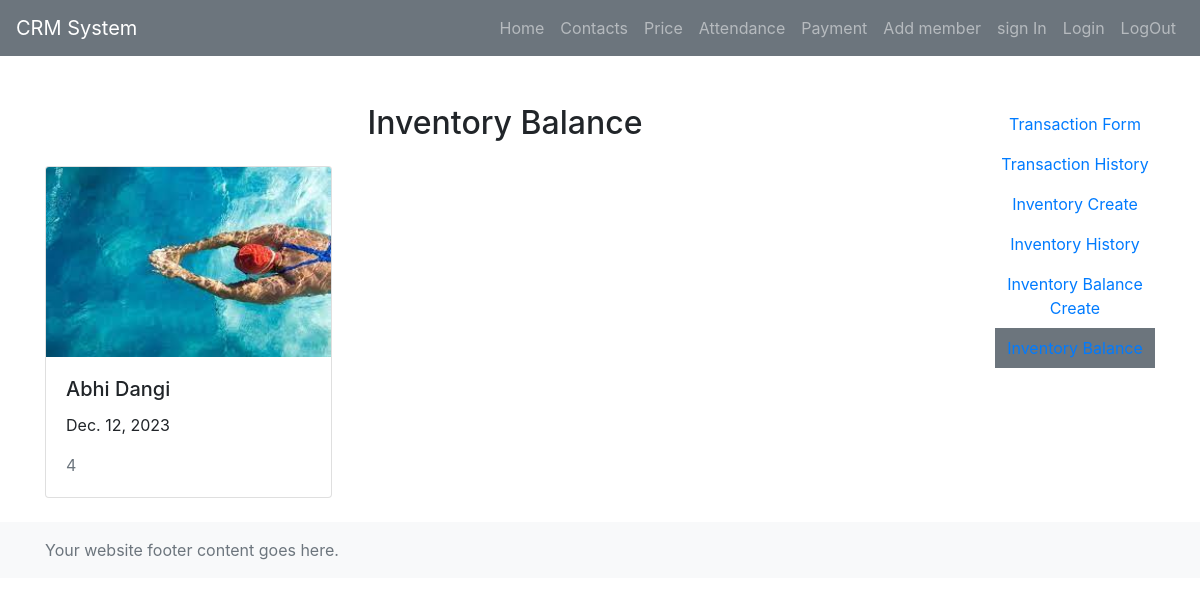
The page /inventory_balance/ on the database its author committed.
### cms_app/models.py (models this page shows, shortened)
class InventoryBalance(models.Model):
    inventory = models.ForeignKey(Inventory, on_delete=models.CASCADE)
    balance_date = models.DateField(default=timezone.now)
    quantity_on_hand = models.PositiveIntegerField()
    images = models.ImageField(upload_to="Inventory_balance/%Y/%m/%d", blank=False)

class Inventory(models.Model):
    name = models.ForeignKey(DisplayProfile, on_delete=models.CASCADE)
    quantity = models.PositiveIntegerField()
    unit_price = models.DecimalField(max_digits=10, decimal_places=2)
    date = models.DateField(default=timezone.now)
    def __str__(self):
        return f"{self.name}"

class DisplayProfile(models.Model):
    profile = models.OneToOneField(AddMember, on_delete=models.CASCADE)
    def __str__(self):
        return f"{self.profile}"

class AddMember(models.Model):
    STATUS_CHOICES = [
        ("basic", "Basic"),
        ("gold", "Gold"),
    ]
    STATUS_PAYMENT = [
        ("online", "Online"),
        ("case", "Case"),
    ]
    first_name = models.CharField(max_length=100)
    last_name = models.CharField(max_length=100)
    images = models.ImageField(upload_to="Addmember/%Y/%m/%d", blank=False)
    street_address = models.CharField(max_length=255, blank=True, null=True)
    street_address2 = models.CharField(max_length=255, blank=True, null=True)
    city = models.CharField(max_length=100, blank=True, null=True)
    state_province = models.CharField(max_length=100, blank=True, null=True)
    zip_code = models.CharField(max_length=20)
    country = models.CharField(max_length=100)
    email = models.EmailField()
    membership_types = models.CharField(
        max_length=20, choices=STATUS_CHOICES, default="basic"
    )
    billing_address = models.CharField(max_length=20, choices=STATUS_PAYMENT)
    date_of_signature = models.DateTimeField(default=timezone.now)
    contact = models.CharField(max_length=10)
    emergency_contact = models.CharField(max_length=10,blank=True, null=True)
    emergency_contact2 = models.CharField(max_length=10,blank=True, null=True)
    service_category = models.ManyToManyField(Service_Category)
    sub_category = models.ManyToManyField(Sub_Category)
    def __str__(self):
        return f"{self.first_name} {self.last_name}"

### cms_app/views.py (the view)
# urls.py: path("inventory_balance/", InventoryBalanceListView.as_view(), name="inventory_balance"),
class InventoryBalanceListView(ListView):
    model = InventoryBalance
    template_name = "inventorybalance_list.html"
    def get_queryset(self):
        return InventoryBalance.objects.all()

### template/inventorybalance_list.html
{% extends "base.html" %}
{% load static %}
{% block content %}
<div class="container mt-5">
     <div class="row justify-content-center">
          <div class="col-md-10">
               <h2 class="text-center mb-4">Inventory Balance</h2>
               <div class="row">
                    {% for inventory in object_list %}
                    <div class="col-md-4 mb-4">
                         <div class="card">
                              <img src="{{inventory.images.url}}" class="card-img-top" alt="{{inventory.inventory}}">
                              <div class="card-body">
                                   <h5 class="card-title">{{inventory.inventory}}</h5>
                                   <p class="card-text">{{inventory.balance_date}}</p>
                                   <p class="card-text text-muted">{{inventory.quantity_on_hand}}</p>
                              </div>
                         </div>
                    </div>
                    {% endfor %}
               </div>
          </div>
          {% include "payment_navbar.html" %}
     </div>
</div>
{% endblock content %}

### rows shown on the page
InventoryBalance: images (picture), inventory "Abhi Dangi", balance_date "Dec. 12, 2023", quantity_on_hand "4"
